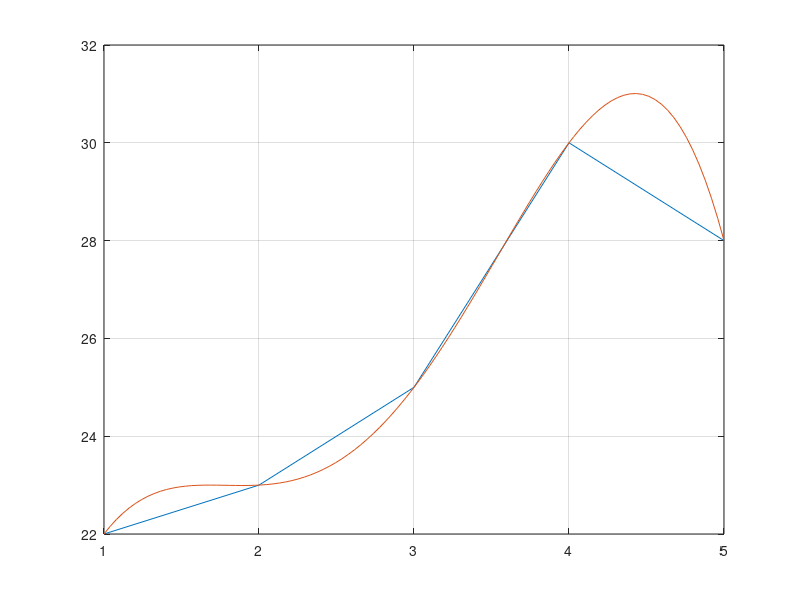
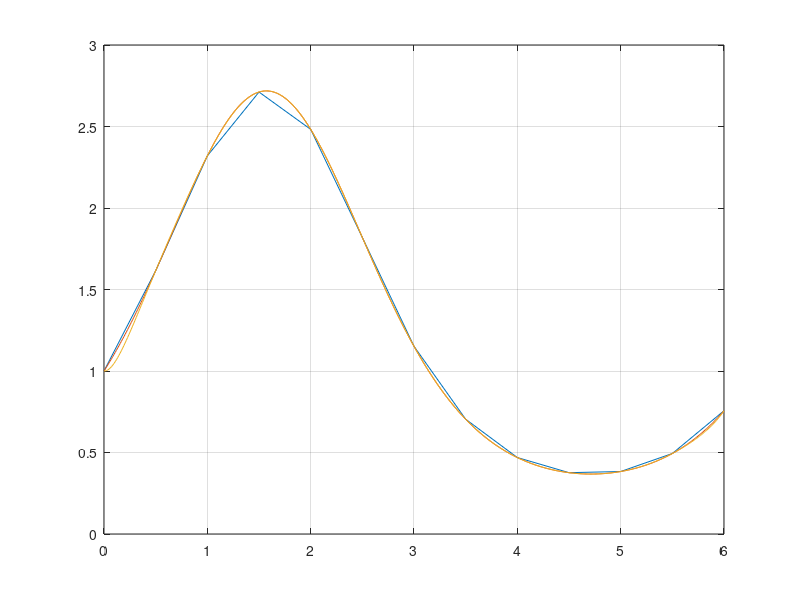

The MATLAB source for these figures, in order:
clear; clc;

function Nx = Newton_poly(xk, fk, x)

    n = length(xk);
    A = zeros(n);
    A(:,1) = fk;

    for j = 2 : n
        for i = 1 : n - j + 1
            A(i,j) = (A(i+1, j-1) - A(i, j-1))/(xk(i+j-1) - xk(i));
        end
    end

    first_line = A(1,:);
    
    m = length(x);
    Nx = zeros(size(x));

    for k = 1 : m
        sum_value = first_line(1);
        
        for j = 2 : n

            product_value = 1;
            
            for i = 1 : (j-1)
                product_value = product_value * (x(k) - xk(i));
            end

            sum_value = sum_value + first_line(j) * product_value;
        end
        Nx(k) = sum_value;
    end
end

xk = [1, 1.5, 2, 3, 4];
fk = [0, 0.17609, 0.30103, 0.47712, 0.60206];

x = [2.5, 3.25];

logarim_approximation = Newton_poly(xk, fk, x);

fprintf('Estimated value in %g: %.5f\n', x(1), logarim_approximation(1));
fprintf('Estimated value in %g: %.5f\n', x(2), logarim_approximation(2));

i = 10:35;
y = i/10;

exact_function = log10(y);

approximate_function = Newton_poly(xk,fk, y);

error = abs(exact_function(:) - approximate_function(:));

maximal_error = max(error(:));

fprintf('Maximal interpolation error is: %.8f\n', maximal_error);




x_fert = [1, 2, 3, 4, 5];
y_cart = [22, 23, 25, 30, 28];
x_target = 2.5;

y_approx = Newton_poly(x_fert, y_cart, x_target);

fprintf('Productia estimata pentru %g kg de fertilizator este: %.2f kg de cartofi\n', x_target, y_approx);

x_plot = linspace(1, 5, 100); 

y_plot = Newton_poly(x_fert, y_cart, x_plot);

figure(1);

plot(x_fert, y_cart); 
hold on;

plot(x_plot, y_plot); 
hold off;

grid on;



f = @(x) exp(sin(x));

x_nodes = linspace(0,6,13);
f_nodes = f(x_nodes);


x_plot = linspace(0, 6, 500);
f_exact_plot = f(x_plot);

f_approx_plot = Newton_poly(x_nodes, f_nodes, x_plot);

figure(2);

plot(x_nodes, f_nodes);

hold on;

plot(x_plot, f_exact_plot);
plot(x_plot, f_approx_plot);

hold off;
grid on;



x_val = 115;
eps = 0.001;


X = [121, 100, 144, 81, 64, 169]; 
F = [11,  10,  12,  9,  8,  13];

n = length(X);
A = zeros(n, n);
A(:,1) = F';

found = false;

for i = 2:n
    for j = 2:i
        
        term1 = A(j-1, j-1) * (X(i) - x_val);
        term2 = A(i, j-1) * (X(j-1) - x_val);
        
        A(i,j) = (term1 - term2) / (X(i) - X(j-1));
    end
    
    eroare = abs(A(i,i) - A(i-1, i-1));
    if eroare <= eps
        fprintf('\n Precision eps = %g has been found at iteration %d.\n', eps, i-1);
        fprintf(' estimated value for sqrt(115) is: %.5f\n', A(i,i));
        found = true;
        break;
    end
end

if ~found
    fprintf('\n Precision not yet close enough. Add more nodes.\n');
end

function Q = Neville_algo(X, F, x_target)
    n = length(X);
    Q = zeros(n, n);
    
    Q(:, 1) = F(:); 
    
    for j = 2:n
        for i = j:n
            
            termen1 = (x_target - X(i-j+1)) * Q(i, j-1);
            termen2 = (x_target - X(i)) * Q(i-1, j-1);
            
            Q(i, j) = (termen1 - termen2) / (X(i) - X(i-j+1));
        end
    end
end

valoare_exacta = sqrt(3);

x_nodes_a = [-2, -1, 0, 1, 2];
f_nodes_a = 3 .^ x_nodes_a;
x_target_a = 0.5;

Q_a = Neville_algo(x_nodes_a, f_nodes_a, x_target_a);

aprox_a = Q_a(end, end);

fprintf('Aproximarea pentru sqrt(3) la x = 0.5 este: %.6f\n', aprox_a);
fprintf('Eroarea absoluta: %e\n\n', abs(valoare_exacta - aprox_a));

x_nodes_b = [0, 1, 2, 4, 5];
f_nodes_b = sqrt(x_nodes_b);
x_target_b = 3; 

Q_b = Neville_algo(x_nodes_b, f_nodes_b, x_target_b);
aprox_b = Q_b(end, end);

fprintf('Aproximarea pentru sqrt(3) la x = 3 este: %.6f\n', aprox_b);
fprintf('Eroarea absoluta: %e\n\n', abs(valoare_exacta - aprox_b));
